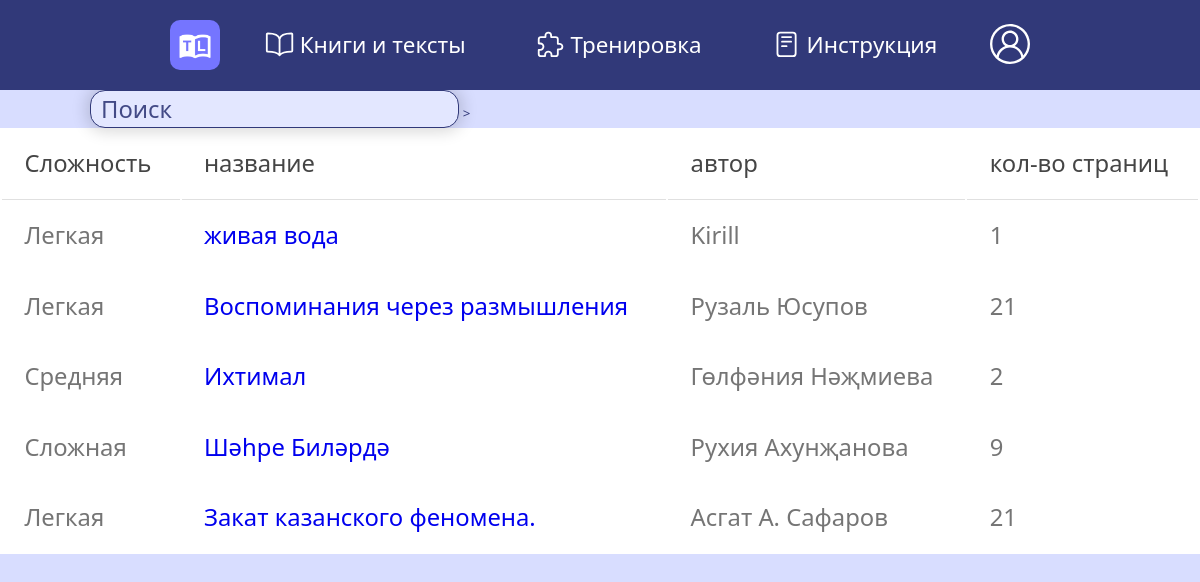
The app's page /books (signed in), older data.
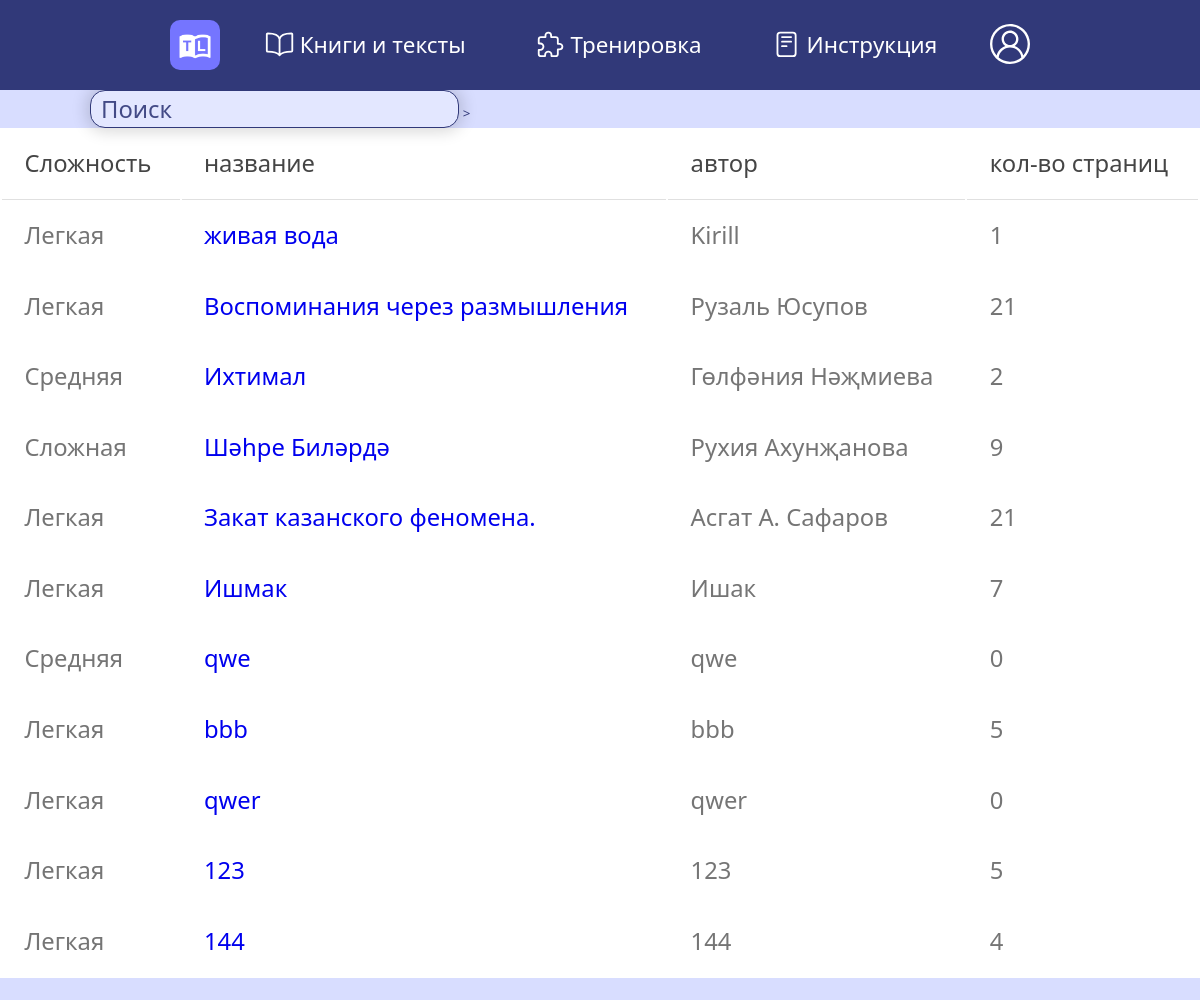
The same page, newer data.
### data/books.py (models this page shows, shortened)
class Book(SqlAlchemyBase, SerializerMixin):
    __tablename__ = "books"
    id = sqlalchemy.Column(sqlalchemy.Integer, primary_key=True, autoincrement=True)
    author = sqlalchemy.Column(sqlalchemy.Integer, nullable=True)
    user_author_id = sqlalchemy.Column(
        sqlalchemy.Integer, sqlalchemy.ForeignKey("users.id"), nullable=False
    )
    pages = sqlalchemy.Column(sqlalchemy.Integer, nullable=False)
    title = sqlalchemy.Column(sqlalchemy.VARCHAR, nullable=False)
    level_id = sqlalchemy.Column(sqlalchemy.Integer, nullable=False)
    user = orm.relation("User")

### main.py (the view, shortened to what this page needs)
@app.route("/books", methods=["GET", "POST"])
@login_required
def books():
    db_sess = db_session.create_session()
    books = db_sess.query(Book).filter(Book.user_author_id == current_user.id).all()
    return render_template("books.html", title="мои слова", books=books)

### data/db_session.py (called while the page is built)
def create_session() -> Session:
    global __factory
    return __factory()

### main.py (called while the page is built)
@login_manager.user_loader
def load_user(user_id):
    db_sess = db_session.create_session()
    return db_sess.query(User).get(user_id)

### templates/books.html
{% extends "base.html" %} {% block content %}
<div class="container">
    <div class="my-3">
        <form style="margin-left: 7.5%;" method="POST">
            <input class="input_search" type="text" name="field" autocomplete="off" placeholder="Поиск">
            <input type="submit" name="search" value=">" class="search_button"></input>
        </form>
    </div>
    <table class="table">
        <thead>
            <tr>
                <th scope="col">Сложность</th>
                <th scope="col">название</th>
                <th scope="col">автор</th>
                <th scope="col">кол-во страниц</th>
            </tr>
        </thead>
        {% set levels = {1: "Легкая", 2: "Средняя", 3: "Сложная" } %} {% for book in books %}
        <tr>
            <td>{{ levels[book.level_id] }}</td>
            <td><a href="/read_book/{{ book.id }}/1/null">{{ book.title }}</a></td>
            <td>{{ book.author }}</td>
            <td>{{ book.pages }}</td>
        </tr>
        {% endfor %}
    </table>
</div>
{% endblock %}

Row changes from the older to the newer data that the page shows:
added Book: levels "Легкая", title "Ишмак", author "Ишак", pages "7"
added Book: levels "Средняя", title "qwe", author "qwe", pages "0"
added Book: levels "Легкая", title "bbb", author "bbb", pages "5"
added Book: levels "Легкая", title "qwer", author "qwer", pages "0"
added Book: levels "Легкая", title "123", author "123", pages "5"
added Book: levels "Легкая", title "144", author "144", pages "4"
